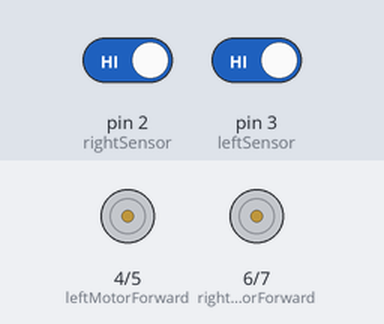
Simulated run of this sketch. Board: Arduino Uno, built with avr-gcc and run on an emulated ATmega328P. Parts: motor-driver pin pairs drawn as motors (green arrow = first pin HIGH = forward, orange = second pin HIGH = backward, longer = more drive). The test bench sets the inputs (shaded band); at power-on: pin 2 (rightSensor) HIGH, pin 3 (leftSensor) HIGH.

Above: at 1.2 s.
1.3 s: pin 2 (rightSensor) driven LOW
At 1.8 s:
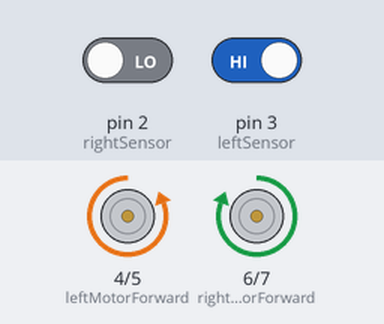
2.8 s: pin 3 (leftSensor) driven LOW
At 4.0 s:
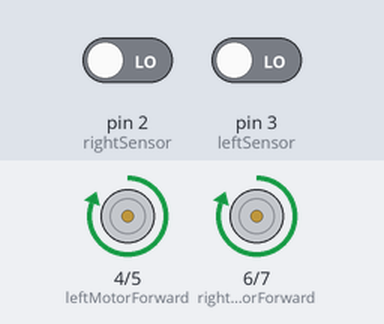
4.3 s: pin 2 (rightSensor) driven HIGH
At 5.3 s:
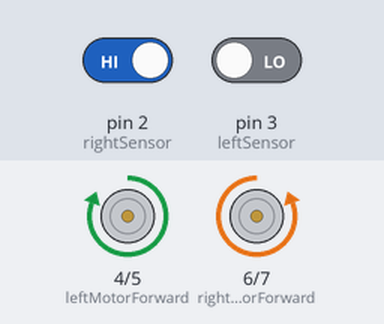
5.8 s: pin 3 (leftSensor) driven HIGH
At 6.4 s:
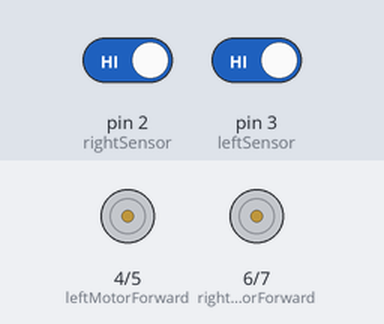
Timing chart, 0 to 8.3 s (numbered marks = the images above; inputs shaded):
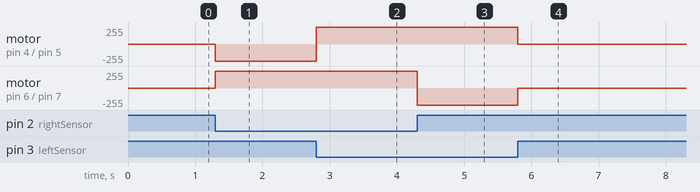

The sketch:

main.ino
```cpp
#define leftSensor 3
#define rightSensor 2
#define leftMotorForward 4
#define leftMotorBackward 5
#define rightMotorForward 6
#define rightMotorBackward 7
void setup() {
  Serial.begin(9600);
  pinMode(leftSensor, INPUT);
  pinMode(rightSensor, INPUT);
  pinMode(leftMotorForward, OUTPUT);
  pinMode(leftMotorBackward, OUTPUT);
  pinMode(rightMotorForward, OUTPUT);
  pinMode(rightMotorBackward, OUTPUT);
  digitalWrite(leftMotorForward, LOW);
  digitalWrite(leftMotorBackward, LOW);
  digitalWrite(rightMotorForward, LOW);
  digitalWrite(rightMotorBackward, LOW);
}
// 1  walk
// 0 do not walk

void loop() {
  int leftSensorValue = digitalRead(leftSensor);
  int rightSensorValue = digitalRead(rightSensor);
  // forward
  if(leftSensorValue==0&&rightSensorValue==0){
    digitalWrite(leftMotorForward, HIGH);
    digitalWrite(rightMotorForward, HIGH);
    digitalWrite(rightMotorBackward, LOW);
    digitalWrite(leftMotorBackward, LOW);
  }
  // left
  else if(leftSensorValue==1&&rightSensorValue==0){
    digitalWrite(leftMotorForward, LOW);
    digitalWrite(rightMotorForward, HIGH);
    digitalWrite(rightMotorBackward, LOW);
    digitalWrite(leftMotorBackward, HIGH);
  }
  //right
  else if(leftSensorValue==0&&rightSensorValue==1){
    digitalWrite(leftMotorForward, HIGH);
    digitalWrite(rightMotorForward, LOW);
    digitalWrite(rightMotorBackward, HIGH);
    digitalWrite(leftMotorBackward, LOW);
  }
  //stop
  else if(leftSensorValue==1&&rightSensorValue==1){
    digitalWrite(leftMotorForward, LOW);
    digitalWrite(rightMotorForward, LOW);
    digitalWrite(rightMotorBackward, LOW);
    digitalWrite(leftMotorBackward, LOW);
  }
}
```

Measured:
- after the input at 1.3 s, motor on pin 4 (leftMotorForward) / pin 5 (leftMotorBackward): stopped → backward 255/255 at once; motor on pin 6 (rightMotorForward) / pin 7 (rightMotorBackward): stopped → forward 255/255 at once
- after the input at 2.8 s, motor on pin 4 (leftMotorForward) / pin 5 (leftMotorBackward): backward 255/255 → forward 255/255 at once
- after the input at 4.3 s, motor on pin 6 (rightMotorForward) / pin 7 (rightMotorBackward): forward 255/255 → backward 255/255 at once
- after the input at 5.8 s, motor on pin 4 (leftMotorForward) / pin 5 (leftMotorBackward): forward 255/255 → stopped at once; motor on pin 6 (rightMotorForward) / pin 7 (rightMotorBackward): backward 255/255 → stopped at once
